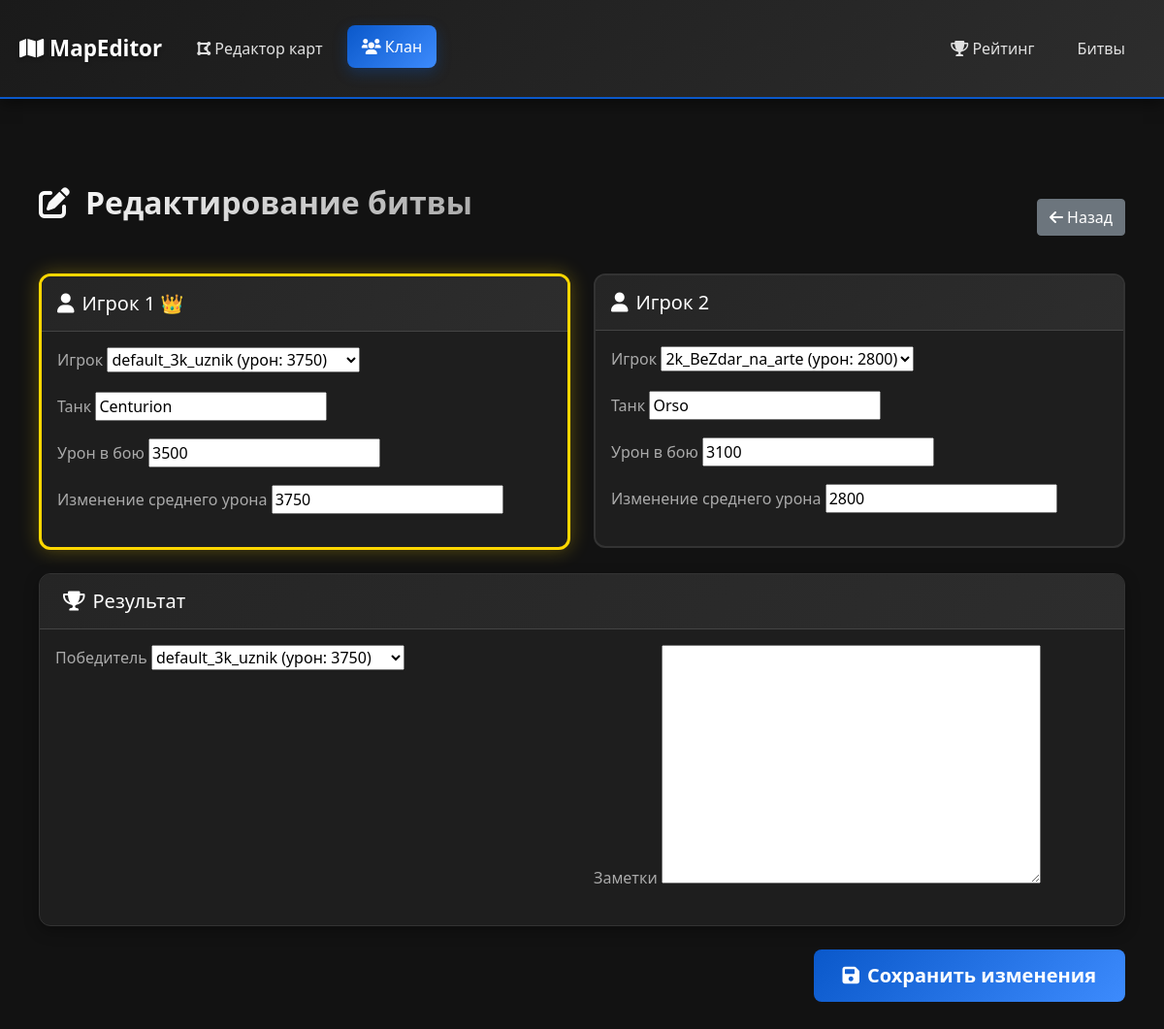
Screenshot of /clan/sessions/6/edit/ with the database file from the repository.
### clan/models.py (models this page shows, shortened)
class DuelSession(models.Model):
    player1 = models.ForeignKey(
        Player,
        on_delete=models.CASCADE,
        related_name='sessions_as_player1'
    )
    player2 = models.ForeignKey(
        Player,
        on_delete=models.CASCADE,
        related_name='sessions_as_player2'
    )
    tank1 = models.CharField('Танк игрока 1', max_length=100, default='Не указан')
    tank2 = models.CharField('Танк игрока 2', max_length=100, default='Не указан')
    player1_battle_damage = models.IntegerField('Урон игрока 1', default=0)
    player2_battle_damage = models.IntegerField('Урон игрока 2', default=0)
    player1_damage_change = models.IntegerField('Изменение урона P1', default=0)
    player2_damage_change = models.IntegerField('Изменение урона P2', default=0)
    winner = models.ForeignKey(
        Player,
        on_delete=models.SET_NULL,
        null=True,
        blank=True,
        related_name='won_sessions'
    )
    old_position_player1 = models.IntegerField('Позиция P1 до', default=0)
    old_position_player2 = models.IntegerField('Позиция P2 до', default=0)
    new_position_player1 = models.IntegerField('Позиция P1 после', default=0)
    new_position_player2 = models.IntegerField('Позиция P2 после', default=0)
    position_changed = models.BooleanField('Позиции изменились', default=False)
    session_date = models.DateTimeField('Дата сессии', auto_now_add=True)
    notes = models.TextField('Заметки', blank=True)
    class Meta:
        verbose_name = 'Дуэльная сессия'
        verbose_name_plural = 'Дуэльные сессии'
        ordering = ['-session_date']

### clan/views.py (the view)
# urls.py: path('sessions/<int:session_id>/edit/', views.session_edit, name='session_edit'),
def session_edit(request, session_id):
    session = get_object_or_404(DuelSession, id=session_id)
    if request.method == 'POST':
        form = DuelSessionForm(request.POST, instance=session)
        if form.is_valid():
            with transaction.atomic():
                edited_session = form.save(commit=False)
                old_player1 = Player.objects.get(id=session.player1.id)
                old_player2 = Player.objects.get(id=session.player2.id)
                if session.winner:
                    if session.winner == session.player1:
                        old_player1.wins -= 1
                        old_player2.losses -= 1
                    else:
                        old_player2.wins -= 1
                        old_player1.losses -= 1
                old_player1.total_battles -= 1
                old_player2.total_battles -= 1
                if session.player1_damage_change != 0:
                    old_player1.average_damage -= session.player1_damage_change
                if session.player2_damage_change != 0:
                    old_player2.average_damage -= session.player2_damage_change
                old_player1.save()
                old_player2.save()
                player1 = edited_session.player1
                player2 = edited_session.player2
                edited_session.old_position_player1 = player1.position
                edited_session.old_position_player2 = player2.position
                if edited_session.player1_damage_change != 0:
                    player1.average_damage += edited_session.player1_damage_change
                if edited_session.player2_damage_change != 0:
                    player2.average_damage += edited_session.player2_damage_change
                if edited_session.winner:
                    if edited_session.winner == player1:
                        player1.wins += 1
                        player2.losses += 1
                    else:
                        player2.wins += 1
                        player1.losses += 1
                player1.total_battles += 1
                player2.total_battles += 1
                player1.save()
                player2.save()
                Player.update_all_positions()
                player1.refresh_from_db()
                player2.refresh_from_db()
                edited_session.new_position_player1 = player1.position
                edited_session.new_position_player2 = player2.position
                edited_session.position_changed = (
                    edited_session.old_position_player1 != edited_session.new_position_player1 or
                    edited_session.old_position_player2 != edited_session.new_position_player2
                )
                edited_session.save()
                messages.success(request, "Сессия обновлена")
                return redirect('clan:session_list')
    else:
        form = DuelSessionForm(instance=session)
    return render(request, 'clan/session_edit.html', {
        'form': form,
        'session': session
    })

### clan/forms.py (shortened to what this page needs)
class DuelSessionForm(forms.ModelForm):
    class Meta:
        model = DuelSession
        fields = [
            'player1',
            'player2',
            'tank1',
            'tank2',
            'player1_battle_damage',
            'player2_battle_damage',
            'player1_damage_change',
            'player2_damage_change',
            'winner',
            'notes'
        ]

### clan/models.py (called while the page is built)
    def __str__(self):
        return f"{self.nickname} (урон: {self.average_damage})"

### templates/clan/session_edit.html (shortened to what this page needs)
{% extends 'clan/base_clan.html' %}
{% load static %}
{% block content %}
<div class="container mt-4">
    <div class="d-flex justify-content-between align-items-center mb-4">
        <h1 class="page-title">
            <i class="fas fa-edit me-3"></i>Редактирование битвы
        </h1>
        <a href="{% url 'clan:session_list' %}" class="btn btn-secondary">
            <i class="fas fa-arrow-left"></i> Назад
        </a>
    </div>
    <form method="post">
        <div class="row">
            <div class="col-md-6 mb-4">
                <div class="player-card" id="player1-card">
                    <div class="card-header">
                        <h5 class="mb-0">
                            <i class="fas fa-user me-2"></i>Игрок 1
                            <span class="winner-star">👑</span>
                        </h5>
                    </div>
                    <div class="card-body">
                        <div class="mb-3">
                            <label class="form-label">Игрок</label>
                            {{ form.player1 }}
                        </div>
                        <div class="mb-3">
                            <label class="form-label">Танк</label>
                            {{ form.tank1 }}
                        </div>
                        <div class="mb-3">
                            <label class="form-label">Урон в бою</label>
                            {{ form.player1_battle_damage }}
                        </div>
                        <div class="mb-3">
                            <label class="form-label">Изменение среднего урона</label>
                            {{ form.player1_damage_change }}
                        </div>
                    </div>
                </div>
            </div>
            <div class="col-md-6 mb-4">
                <div class="player-card" id="player2-card">
                    <div class="card-header">
                        <h5 class="mb-0">
                            <i class="fas fa-user me-2"></i>Игрок 2
                        </h5>
                    </div>
                    <div class="card-body">
                        <div class="mb-3">
                            <label class="form-label">Игрок</label>
                            {{ form.player2 }}
                        </div>
                        <div class="mb-3">
                            <label class="form-label">Танк</label>
                            {{ form.tank2 }}
                        </div>
                        <div class="mb-3">
                            <label class="form-label">Урон в бою</label>
                            {{ form.player2_battle_damage }}
                        </div>
                        <div class="mb-3">
                            <label class="form-label">Изменение среднего урона</label>
                            {{ form.player2_damage_change }}
                        </div>
                    </div>
                </div>
            </div>
        </div>
        <div class="card result-card mb-4">
            <div class="card-header">
                <h5 class="mb-0"><i class="fas fa-trophy me-2"></i>Результат</h5>
            </div>
            <div class="card-body">
                <div class="row">
                    <div class="col-md-6 mb-3">
                        <label class="form-label">Победитель</label>
                        {{ form.winner }}
                    </div>
                    <div class="col-md-6 mb-3">
                        <label class="form-label">Заметки</label>
                        {{ form.notes }}
                    </div>
                </div>
            </div>
        </div>
        <div class="d-flex justify-content-end gap-2">
            <button type="submit" class="btn btn-clan btn-lg">
                <i class="fas fa-save me-2"></i>Сохранить изменения
            </button>
        </div>
    </form>
</div>
{% endblock %}

### templates/clan/base_clan.html (style rules this page uses)
body { background-color: #121212; color: #e0e0e0; font-family: 'Segoe UI', Tahoma, Geneva, Verdana, sans-serif; }
.container { max-width: 1400px; padding: 20px; }
.card { background: #1e1e1e; border: 1px solid #333; border-radius: 12px; box-shadow: 0 5px 15px rgba(0,0,0,0.3); overflow: hidden; }
.card-header { background: linear-gradient(135deg, #252525 0%, #2d2d2d 100%); border-bottom: 1px solid #444; padding: 1rem 1.5rem; font-weight: 600; color: #fff; }
.btn-clan { background: linear-gradient(135deg, #0a58ca 0%, #3d8bfd 100%); border: none; color: white; padding: 10px 20px; border-radius: 8px; font-weight: 500; transition: all 0.3s; text-decoration: none; display: inline-block; }
.page-title { font-size: 2rem; font-weight: 700; background: linear-gradient(135deg, #fff, #aaa); -webkit-background-clip: text; -webkit-text-fill-color: transparent; margin-bottom: 30px; }
.form-label { color: #aaa; font-weight: 500; margin-bottom: 5px; }

### templates/clan/session_edit.html (style rules this page uses)
.page-title { font-size: 2rem; font-weight: 700; background: linear-gradient(135deg, #fff, #aaa); -webkit-background-clip: text; -webkit-text-fill-color: transparent; }
.player-card { background: #1e1e1e; border: 2px solid #333; border-radius: 12px; overflow: hidden; transition: all 0.3s; }
.player-card .card-header { background: linear-gradient(135deg, #252525 0%, #2d2d2d 100%); border-bottom: 1px solid #444; padding: 1rem; }
.winner-star { color: #666; font-size: 1.2rem; opacity: 0; transition: opacity 0.3s; }
.winner-gold { border: 3px solid #ffd700; box-shadow: 0 0 20px rgba(255, 215, 0, 0.3); }
.winner-gold .winner-star { opacity: 1; color: #ffd700; }
.result-card { background: #1e1e1e; border: 1px solid #333; border-radius: 12px; }
.btn-clan { background: linear-gradient(135deg, #0a58ca 0%, #3d8bfd 100%); border: none; color: white; padding: 12px 30px; border-radius: 8px; font-weight: 600; transition: all 0.3s; }

### rows the page displays
DuelSession: player1 "default_3k_uznik (урон: 3750)", tank1 "Centurion", player1_battle_damage "3500", player1_damage_change "3750", player2 "2k_BeZdar_na_arte (урон: 2800)", tank2 "Orso", player2_battle_damage "3100", player2_damage_change "2800", winner "default_3k_uznik (урон: 3750)"
